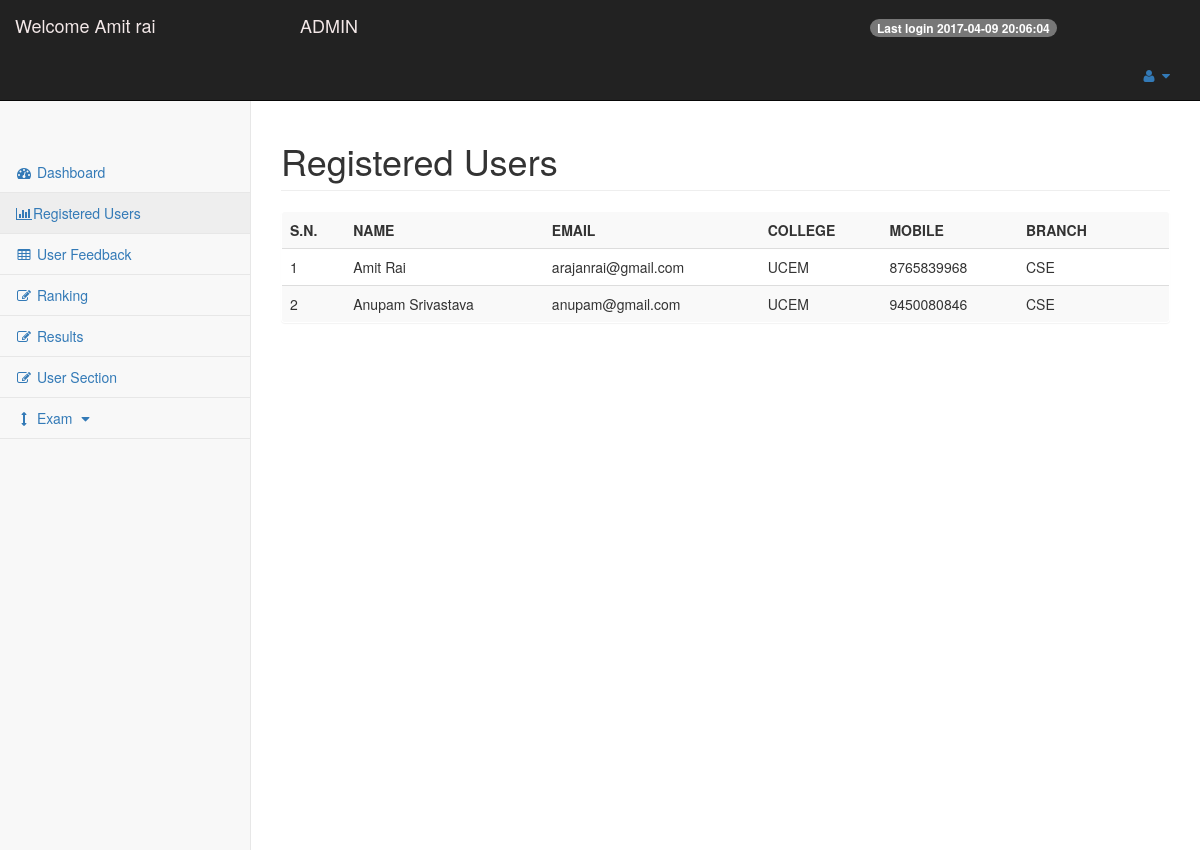
The page /admin/admin.php?q=2 (signed in) on the database its author committed.
### tables this page shows
CREATE TABLE `user` (
  `USER_ID` int(5) NOT NULL,
  `NAME` varchar(30) NOT NULL,
  `EMAIL` varchar(30) NOT NULL,
  `PASSWORD` varchar(30) NOT NULL,
  `MOBILE` bigint(11) NOT NULL,
  `COLLEGE_NAME` varchar(254) NOT NULL,
  `DEGREE` varchar(100) NOT NULL,
  `BRANCH` varchar(50) NOT NULL,
  `CITY` varchar(50) NOT NULL,
  `GENDER` varchar(1) NOT NULL,
  `CREATED_ON` timestamp NOT NULL DEFAULT CURRENT_TIMESTAMP
);

### core/classes/Database.php (called while the page is built, shortened)
<?php
class Database
{
    public $link;
    public function __construct()
    {
        $link = $this->connect();
        $this->link = $link;
        return $link;
    }
    private function connect()
    {
        $link = mysqli_connect(
            self::HOST,
            self::USER,
            self::PASS,
            self::DB) or $this->getError();
        return $link;
    }
    public function get($query = '')
    {
        if ($query) {
            $result = mysqli_query($this->link, $query) or $this->getError();
            if ($result) {
                return $result;
            }
        }
        return null;
    }
}

### admin/admin.php (the view, shortened to what this page needs)
<!DOCTYPE html>
<?php
require_once 'headeradmin.php';
?>
<div id="wrapper">
    <div id="page-wrapper">
        <div class="row">
            <div class="col-lg-12">
            <?php if (@$_GET['q'] == 2) {
                $user = new User();
                $query = $user->db->get("SELECT * FROM user");
                $feed = [];
                ?>
                <div class="row">
                    <div class="col-lg-12">
                        <h1 class="page-header">
                            Registered Users
                        </h1>
                    </div>
                </div>
                <?php
                echo '<div class="panel"><table class="table table-striped title1">
                        <tr><td><b>S.N.</b></td><td><b>NAME</b></td><td><b>EMAIL</b></td><td><b>COLLEGE</b></td><td><b>MOBILE</b></td><td><b>BRANCH</b></td><td></td></tr>';
                $c = 1;
                while ($row = mysqli_fetch_assoc($query)) {
                    array_push($feed, $row);
                }
                foreach ($feed as $data) {
                    $name = $data['NAME'];
                    $mobile = $data['MOBILE'];
                    $college = $data['COLLEGE_NAME'];
                    $email = $data['EMAIL'];
                    $branch = $data['BRANCH'];
                    echo '<tr><td>' . $c++ . '</td><td>' . $name . '</td><td>' . $email . '</td><td>' . $college . '</td><td>' . $mobile . '</td><td>' . $branch . '</td>
                            <td><a title="Delete User" href="update.php?demail=' . $email . '"><b><span class="glyphicon glyphicon-trash" aria-hidden="true"></span></b></a></td></tr>';
                }
                echo '</table></div>';
            } ?>
        </div>
    </div>
</div>
</div>
</body>
</html>

### rows shown on the page
user: NAME "Amit Rai", EMAIL "arajanrai@gmail.com", COLLEGE_NAME "UCEM", MOBILE "8765839968", BRANCH "CSE"
user: NAME "Anupam Srivastava", EMAIL "anupam@gmail.com", COLLEGE_NAME "UCEM", MOBILE "9450080846", BRANCH "CSE"

### other values the page prints
Session::get('user')['NAME'] "Amit rai"
$_SESSION['last'] "2017-04-09 20:06:04"
